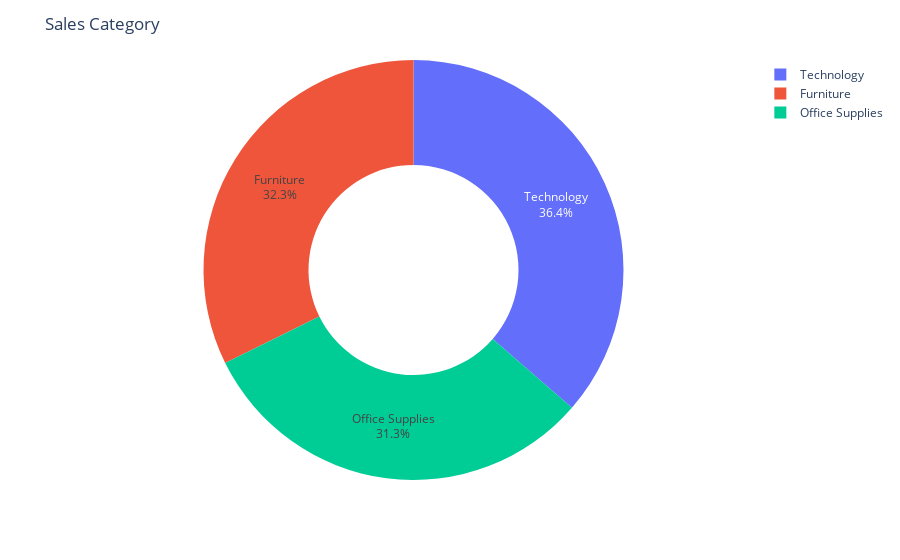

Notebook source saved alongside this figure:
### Code cell
fig = px.pie(Sales_category, values='Sales', names='Category', hole=0.5)
fig.update_traces(textposition='inside', textinfo='percent+label')
fig.update_layout(title_text='Sales Category')
fig.show()

### Figure 1 — Plotly figure (JSON) as saved in the notebook; plotly's stock layout.template omitted (floating-point values rounded to 4 significant figures)
{"data": [{"domain": {"x": [0, 1], "y": [0, 1]}, "hole": 0.5, "hovertemplate": "Category=%{label}<br>Sales=%{value}<extra></extra>", "labels": ["Furniture", "Office Supplies", "Technology"], "legendgroup": "", "name": "", "showlegend": true, "textinfo": "percent+label", "textposition": "inside", "type": "pie", "values": [742000.0, 719000.0, 836200.0]}], "layout": {"legend": {"tracegroupgap": 0}, "margin": {"t": 60}, "title": {"text": "Sales Category"}}}
